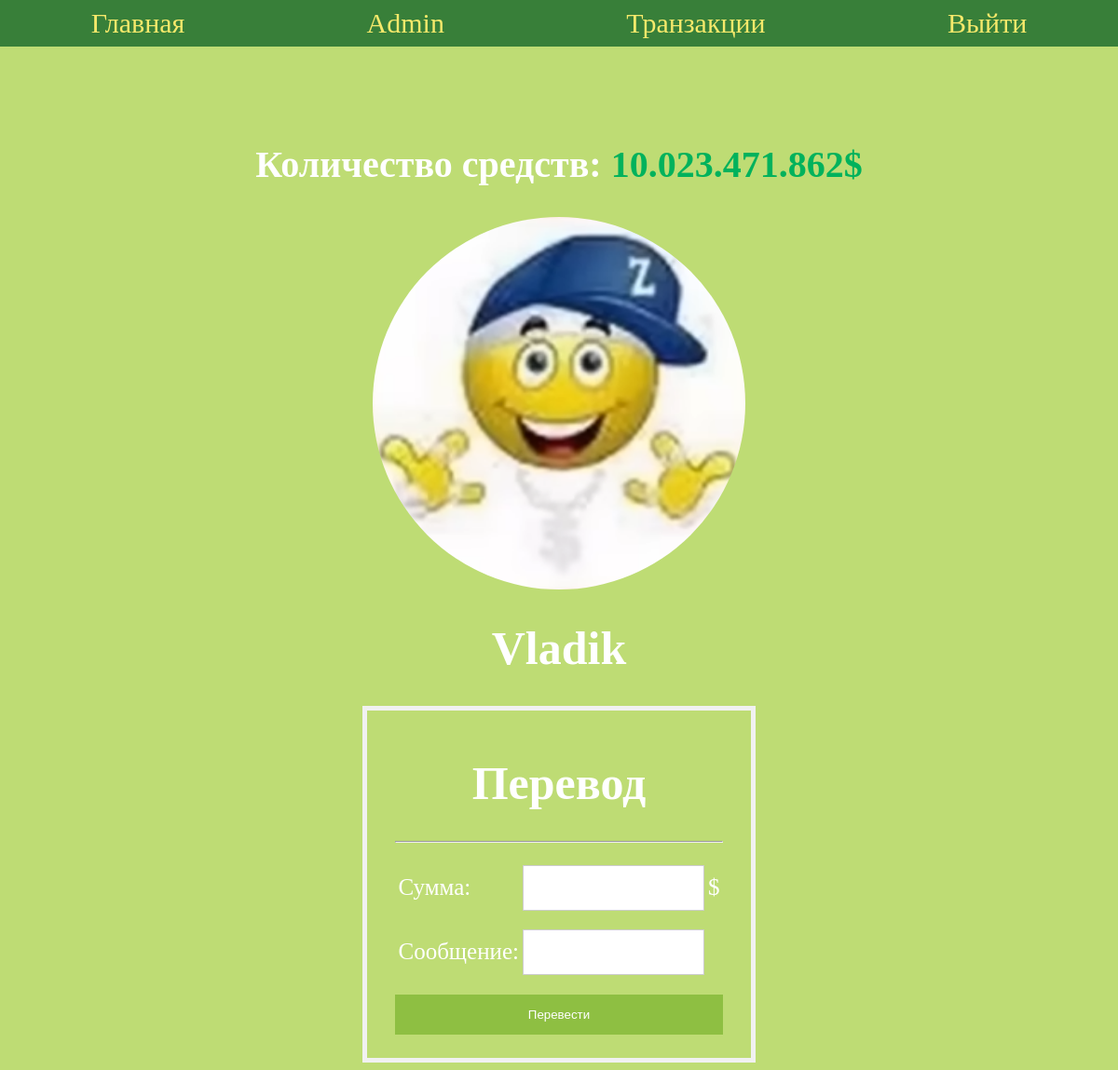
The app's page /user_profile/10/1/ (signed in) with its own data.
### transition/models.py (models this page shows, shortened)
class UserProfile(models.Model):
    profile = models.OneToOneField(User, primary_key=True, on_delete=models.CASCADE, default=None)
    money = models.IntegerField(default=10000)
    avatar = models.ImageField(upload_to='avatars/', default='avatars/default_avatar.jpg')
    transition = models.ManyToManyField(TransferModel)
    def get_new_transitions(self):
        result = 0
        for i in self.transition.all():
            if self.profile == i.user:
                if not i.read_status_sender:
                    result += 1
            elif self.profile == i.other_user:
                if not i.read_status_recipient:
                    result += 1
        if result > 99:
            return '99+'
        return result
    class Meta:
        verbose_name = 'профиль'
        verbose_name_plural = 'Профили'

### transition/views.py (the view, shortened to what this page needs)
# urls.py: path('user_profile/<int:pk>/<int:other_pk>/', profile_user),
def profile_user(request, pk, other_pk):
    user_recipient = get_object_or_404(User, pk=pk)
    user_sender = get_object_or_404(User, pk=other_pk)
    money_trans = None
    error = []
    user_recipient_info = user_recipient.userprofile
    if user_recipient == user_sender:
        form = AvatarForm(request.POST, request.FILES or None)
        if request.method == 'POST':
            if form.is_valid():
                image = form.cleaned_data.get('avatar')
                user_sender.userprofile.avatar = image
                user_sender.userprofile.save()
    else:
        form = TransitionForm(request.POST or None)
    money_all = format_number(user_recipient.userprofile.money) + "$"
    return render(request, 'user_profile.html', {'money': money_all, 'user_info': user_recipient.userprofile, 'form': form, 'MoneyError': error, 'transaction_money': money_trans})

### transition/forms.py (shortened to what this page needs)
class TransitionForm(forms.Form):
    money = forms.CharField(label='Сумма')
    commentary = forms.CharField(label='Сообщение', max_length=100, required=False)

### transition/views.py (called while the page is built)
def format_number(num):
    return f"{num:,}".replace(",", ".")

### templates/user_profile.html (shortened to what this page needs)
{% extends "base.html" %}
{% load static %}
{% block content %}
<div class="profile">
    <h2 id="all_money">Количество средств: <span id="balanc"> {{ money }} </span> </h2>
        <img src="{% static user_info.avatar.url %}" alt="{{ profile }}" height="400" width="400" class="avatar">
        <h1>{{ user_info.profile }}</h1>
    {% if not user.id == user_info.profile.id %}
        <form action="" method="post" autocomplete="off" class="transaction-form">
            <h1 id="h1-transition">Перевод</h1>
            <hr />
            <table>
                <tr>
                    <td>{{ form.money.label_tag }}</td>
                    <td oninput="formatPhoneNumber()" >{{ form.money }}</td>
                    <td><span>$</span></td>
                </tr>
                <tr>
                    <td>{{ form.commentary.label_tag }}</td>
                    <td >{{ form.commentary }}</td>
                </tr>
            </table>
            <input type="submit" value="Перевести" id="btn-transition">
        </form>
    {% endif %}
</div>
{% endblock %}

### templates/navbar.html
<nav>
    <div class="nav-menu">
        {% if user.is_authenticated %}
            <a href="/" id=''> Главная</a>
            <a href="/user_profile/{{ user.id }}/{{ user.id }}/">{{ user }} </a>
            <a href="/transactions/" id="transactions-nav">Транзакции {% if user.userprofile.get_new_transitions%}<span class="notification">{{user.userprofile.get_new_transitions}}</span> {% endif %}</a>
            <a href="/logout/">Выйти</a>
        {% else %}
        <a href="/register/">Регистрация</a>
        <a href="/login/">Войти</a>
        {% endif %}
    </div>
</nav>

### staticbase/css/style.css (style rules this page uses)
body { background-color: #BEDC74; color: white; }
#balanc { color: #00B25C }
.nav-menu > a { font-size: 30px; text-decoration: none; color: #F6E96B; transition: 0.5s; }
.nav-menu { position: fixed; top: 0; left: 0; height: 50px; width: 100%; display: flex; justify-content: space-around; align-items: center; background-color: #387F39; z-index: 999; }
.avatar { border-radius: 50%; }
#transactions-nav { position: relative; }
.profile { display: flex; flex-direction: column; width: 100%; font-size: 25px; align-items: center; margin-top: 120px; }
#all_money { font-size: 40px; }
.transaction-form { border: 5px solid #f1f1f1; padding: 15px; padding-left: 30px; padding-right: 30px; }
#id_money, #id_commentary { width: 100%; padding: 16px 8px; margin: 8px 0; display: inline-block; border: 1px solid #ccc; box-sizing: border-box; }
#btn-transition { background-color: #8ebf42; color: white; padding: 14px 0; margin: 10px 0; border: none; cursor: grabbing; width: 100%; }
#h1-transition { text-align: center; font-size: 18; }

### records on screen
UserProfile: avatar (picture), profile "Vladik"

### other values on screen
{{ user }} "Admin"
{{ money }} "10.023.471.862$"
